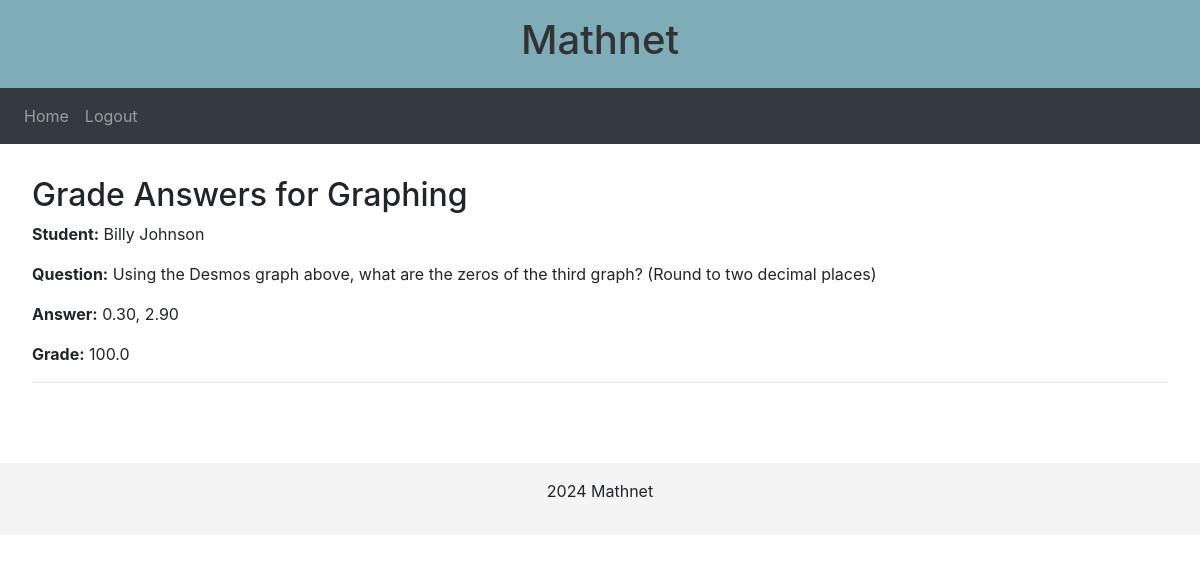
Screenshot of /courses/1/lessons/4/grade_answers (signed in) with the database file from the repository.
### app/models.py (models this page shows)
class Lesson(db.Model):
    id = db.Column(db.Integer, primary_key=True)
    course_id = db.Column(db.Integer, db.ForeignKey('course.id'), nullable=False)
    title = db.Column(db.String(150), nullable=False)
    video_url = db.Column(db.String(255))
    desmos_state = db.Column(db.Text)
    content = db.Column(db.Text)
    questions = db.relationship('Question', backref='lesson', lazy=True, cascade='all, delete-orphan')
    completions = db.relationship('LessonCompletion', backref='lesson', lazy=True, cascade='all, delete-orphan')

class Answer(db.Model):
    id = db.Column(db.Integer, primary_key=True)
    content = db.Column(db.Text, nullable=False)
    submitted_at = db.Column(db.DateTime, default=datetime.utcnow)
    grade = db.Column(db.Float)  # Nullable until graded
    feedback = db.Column(db.Text)
    student_id = db.Column(db.Integer, db.ForeignKey('user.id'), nullable=False)
    question_id = db.Column(db.Integer, db.ForeignKey('question.id'), nullable=False)

class User(db.Model, UserMixin):
    id = db.Column(db.Integer, primary_key=True)
    firstName = db.Column(db.String(80), nullable=False)
    email = db.Column(db.String(150), unique=True, nullable=False)
    password = db.Column(db.String(200), nullable=False)
    courses = db.relationship('Course', secondary=user_courses, backref=db.backref('students', lazy='dynamic'))
    created_courses = db.relationship('Course', backref='creator', lazy=True)
    answers = db.relationship('Answer', backref='student', lazy=True)
    completions = db.relationship('LessonCompletion', backref='student', lazy=True)

class Question(db.Model):
    id = db.Column(db.Integer, primary_key=True)
    prompt = db.Column(db.Text, nullable=False)
    lesson_id = db.Column(db.Integer, db.ForeignKey('lesson.id'), nullable=False)
    created_at = db.Column(db.DateTime, default=datetime.utcnow)
    answers = db.relationship('Answer', backref='question', lazy=True, cascade='all, delete-orphan')

### app/routes.py (the view)
@routes.route('/courses/<int:course_id>/lessons/<int:lesson_id>/grade_answers', methods=['GET'])
@login_required
def grade_answers(course_id, lesson_id):
    course = Course.query.get_or_404(course_id)
    lesson = Lesson.query.get_or_404(lesson_id)
    if course.creator_id != current_user.id:
        flash('Only the course creator can grade answers.', 'danger')
        return redirect(url_for('routes.view_lesson', course_id=course_id, lesson_id=lesson_id))
    answers = Answer.query.join(Question).filter(Question.lesson_id == lesson_id).all()
    return render_template('grade_answers.html', course=course, lesson=lesson, answers=answers, user=current_user)

### app/__init__.py (called while the page is built)
def create_app():
    app = Flask(__name__)
    app.config['SECRET_KEY'] = 'willssecretkey'
    base_dir = os.path.abspath(os.path.dirname(__file__))
    db_path = os.path.join(base_dir, DB_NAME)
    app.config['SQLALCHEMY_DATABASE_URI'] = 'sqlite:///' + db_path
    db.init_app(app)
    from .routes import routes
    from .auth import auth
    app.register_blueprint(routes, url_prefix='/')
    app.register_blueprint(auth, url_prefix='/')
    from .models import Course, User
    with app.app_context():
        db.create_all()
    login_manager = LoginManager()
    login_manager.login_view = 'auth.login'
    login_manager.init_app(app)
    @login_manager.user_loader
    def load_user(id):
        return User.query.get(int(id))
    return app

### app/templates/grade_answers.html
{% extends 'base.html' %}
{% block content %}
<h2>Grade Answers for {{ lesson.title }}</h2>
{% if answers %}
    {% for answer in answers %}
        <div class="answer">
            <p><strong>Student:</strong> {{ answer.student.firstName }}</p>
            <p><strong>Question:</strong> {{ answer.question.prompt }}</p>
            <p><strong>Answer:</strong> {{ answer.content }}</p>
            {% if answer.grade is not none %}
                <p><strong>Grade:</strong> {{ answer.grade }}</p>
            {% else %}
                <a href="{{ url_for('routes.grade_answer', answer_id=answer.id) }}" class="btn btn-primary">Grade</a>
            {% endif %}
        </div>
        <hr>
    {% endfor %}
{% else %}
    <p>No answers to grade yet.</p>
{% endif %}
{% endblock %}

### app/static/css/styles.css (style rules this page uses)
body { font-family: Arial, sans-serif; margin: 0; padding: 0; line-height: 1.6; }

### rows the page displays
Lesson: title "Graphing"
Answer: student.firstName "Billy Johnson", question.prompt "Using the Desmos graph above, what are the zeros of the third graph? (Round to two decimal places)", content "0.30, 2.90", grade "100.0"
